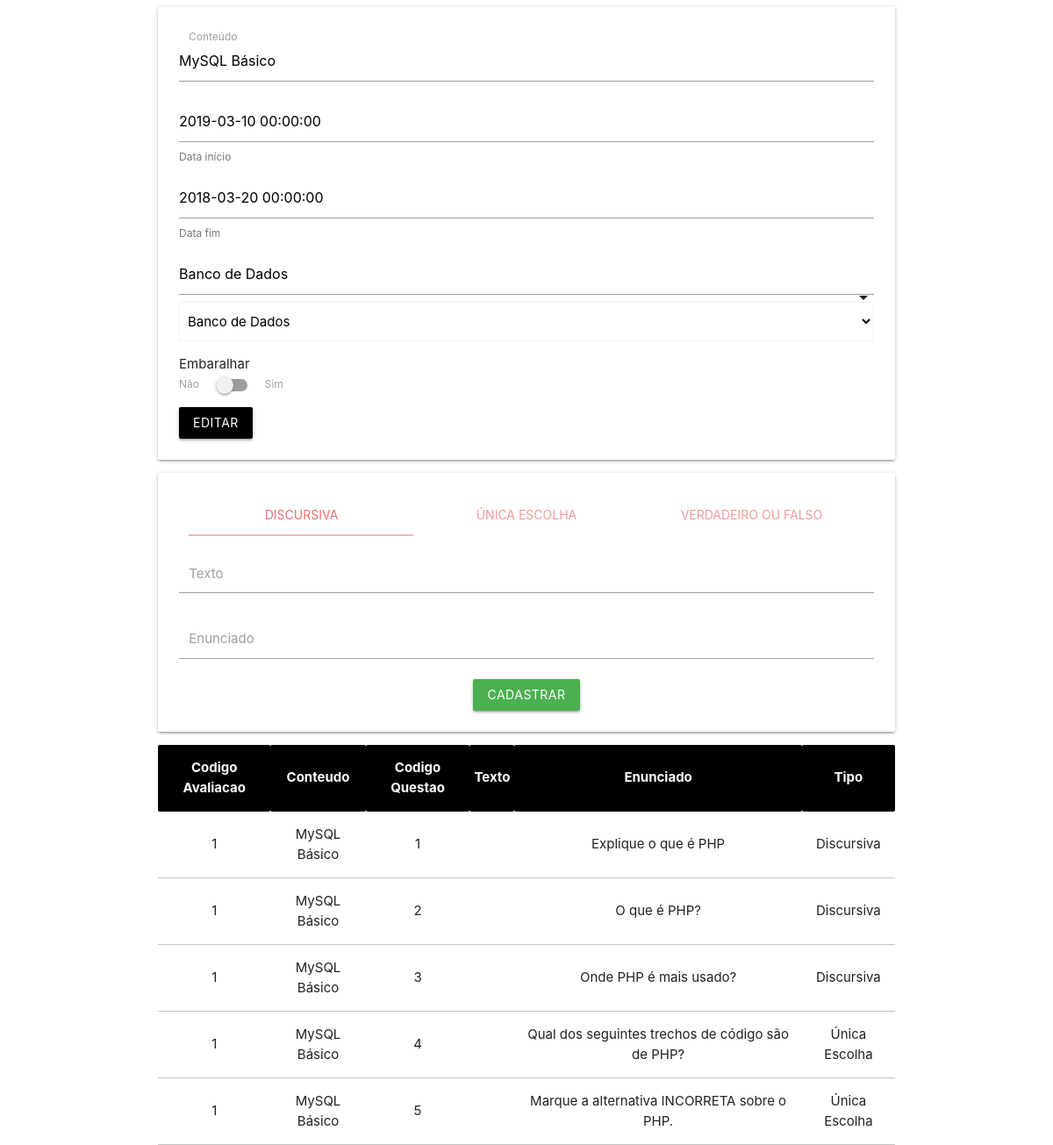
The page /Integracao/Front-End/avaliacao_editar.php?codigo=1 on the database as committed earlier.
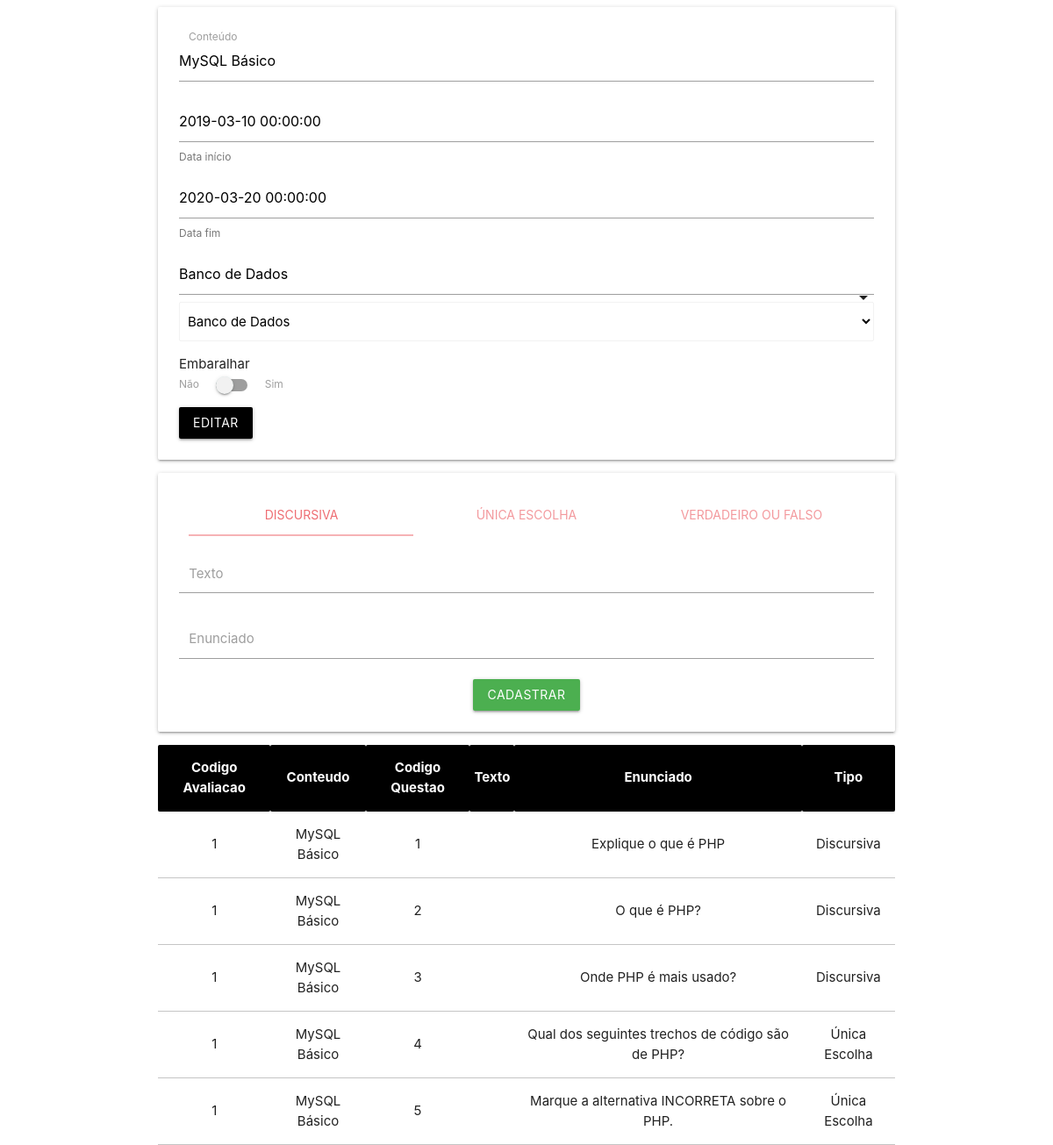
The same page on the database as committed later.
### tables this page shows
CREATE TABLE IF NOT EXISTS `Avaliacoes` (
  `Codigo_Avaliacao` INT NOT NULL AUTO_INCREMENT,
  `Conteudo` VARCHAR(50) NOT NULL,
  `Disciplina_Codigo_Disciplina` INT NOT NULL,
  `Data_Inicio` DATETIME NOT NULL,
  `Data_Fim` DATETIME NOT NULL,
  `Peso` VARCHAR(5) NULL,
  `Embaralhar` TINYINT NULL,
  PRIMARY KEY (`Codigo_Avaliacao`),
  INDEX `fk_Avaliacoes_Disciplina1_idx` (`Disciplina_Codigo_Disciplina` ASC),
  CONSTRAINT `fk_Avaliacoes_Disciplina1`
    FOREIGN KEY (`Disciplina_Codigo_Disciplina`)
    REFERENCES `Disciplinas` (`Codigo_Disciplina`)
    ON DELETE NO ACTION
    ON UPDATE NO ACTION);

### Integracao/Front-End/disciplinas_pdo.php (called while the page is built, shortened)
<?php
function selectPDO_discaval ($codigo, $tabela ) {
	try {
		$sql = 'select d.Codigo_Disciplina as "ID Disciplina", d.Nome as "Disciplina", a.Codigo_Avaliacao as "ID Avaliacao", a.Conteudo, a.Data_Inicio, a.Data_Fim, a.Peso, a.Embaralhar
		 FROM avaliacoes a, disciplinas d
		 WHERE d.Codigo_Disciplina = a.Disciplina_Codigo_Disciplina ';
		if($tabela == 'disciplina') {
			$sql .= ' and d.Codigo_Disciplina = '.$codigo;
		} else if ($tabela == 'avaliacao') {
			$sql .=  'and a.Codigo_Avaliacao = '.$codigo;
		}
		$sql .= " ORDER BY a.Data_Fim";
		$consulta = $GLOBALS['pdo']->query($sql);
		$registros = array();
		for ($i = 0; $linha = $consulta->fetch(PDO::FETCH_ASSOC); $i++) {
			$registros[$i] = array();
			array_push($registros[$i], $linha['ID Disciplina']);
			array_push($registros[$i], $linha['Disciplina']);
			array_push($registros[$i], $linha['ID Avaliacao']);
			array_push($registros[$i], $linha['Conteudo']);
			array_push($registros[$i], $linha['Data_Inicio']);
			array_push($registros[$i], $linha['Data_Fim']);
			array_push($registros[$i], $linha['Peso']);
			array_push($registros[$i], $linha['Embaralhar']);
		}
		return $registros;
	} catch (PDOException $e) {
		echo "Erro: ".$e->getMessage();
	}
}
?>

### Integracao/Front-End/avaliacao_pdo.php (the view, shortened to what the changed rows need)
<?php
function selectPDO_avalques($codigo_aval = '') {
	try {
		if ($codigo_aval == 'só_questão') {
			$sql = 'select Codigo_Questao, Texto, Enunciado, Tipo_Codigo as \'Tipo\' FROM Questao';
		}
		else {
			$sql = 'select A.Codigo_Avaliacao, A.Conteudo, Q.Codigo_Questao, Q.Texto, Q.Enunciado, T.Descricao as \'Tipo\'
				FROM Questao Q, Questoes_has_Avaliacoes QA, Avaliacoes A, Tipo T
				WHERE QA.Questoes_Codigo_Questao = Q.Codigo_Questao
				AND QA.Avaliacoes_Codigo_Avaliacao = A.Codigo_Avaliacao
				AND Q.Tipo_Codigo = T.Codigo_Tipo ';
			if($codigo_aval != '') {
				$sql .= ' AND QA.Avaliacoes_Codigo_Avaliacao = '.$codigo_aval;
			}
		}
		$consulta = $GLOBALS['pdo']->query($sql);
		$registros = array();
		for ($i = 0; $linha = $consulta->fetch(PDO::FETCH_ASSOC); $i++) {
			$registros[$i] = array();
			if(isset($linha['Codigo_Avaliacao'])) array_push($registros[$i], $linha['Codigo_Avaliacao']);
			if(isset($linha['Conteudo'])) array_push($registros[$i], $linha['Conteudo']);
			array_push($registros[$i], $linha['Codigo_Questao']);
			array_push($registros[$i], $linha['Texto']);
			array_push($registros[$i], $linha['Enunciado']);
			array_push($registros[$i], $linha['Tipo']);
		}
		return $registros;
	} catch (PDOException $e) {
		echo "Erro: ".$e->getMessage();
	}
}
function selectPDO_avalques_table ($registros) {
	echo "<table class='highlight centered responsive-table'>
	<thead class='black white-text'>
	<tr>
		<th>Codigo Avaliacao</th>
		<th>Conteudo</th>
		<th>Codigo Questao</th>
		<th>Texto</th>
		<th>Enunciado</th>
		<th>Tipo</th>
	</tr>
	</thead>
	<tdbody>";
	for ($i=0; $i < count($registros); $i++) {
		echo "<tr>";
		for ($j=0; $j < count($registros[$i]); $j++) {
			echo "<td>".$registros[$i][$j]."</td>";
		}
		echo "<tr>";
	}
	echo "</tbody>
	</table>";
}
?>

### Integracao/Front-End/avaliacao_editar.php (shortened to what the changed rows need)
<!DOCTYPE html>
<?php
	if (isset($_POST['codigo'])) {
		$codigo = $_POST['codigo'];
	} else if (isset($_GET['codigo'])) {
		$codigo = $_GET['codigo'];
	} else {
		$codigo = '';
	}
	include 'disciplinas_pdo.php';
	include 'avaliacao_pdo.php';
	include 'funcoes.php';
	$registros = selectPDO_discaval($codigo, 'avaliacao');
	if($codigo != '') {
		$conteudo = $registros[0][3];
		$data_inicio = $registros[0][4];
		$data_fim = $registros[0][5];
	} else {
		$title = '';
	}
?>
<html>
<head>
	<link rel="stylesheet" href="https://cdnjs.cloudflare.com/ajax/libs/materialize/1.0.0/css/materialize.min.css">
</head>
<body>
	<div class="container">
		<?php if($codigo != '') { ?>
			<form action="avaliacao_pdo.php" method="post" class="card-panel">
				<div class="input-field col s12">
					<label for="conteudo">Conteúdo</label>
					<input type="text" name="conteudo" id="conteudo" value="<?php echo $conteudo; ?>">
				</div>
					<div class="input-field col s12">
					<input type="text" name="dataInicio" id="dataInicio" value="<?php echo $data_inicio; ?>">
					<span class="helper-text">Data início</span>
				</div>
				<div class="input-field col s12">
					<input type="text" name="dataFim" id="dataFim" value="<?php echo $data_fim; ?>">
					<span class="helper-text">Data fim</span>
				</div>
				<div class="input-field col s12">
				</div>
				<div class="input-field col s12">
					<div class="switch">Embaralhar <br/>
						<label for="embaralhar">Não
							<span class="lever"></span>
							Sim</label>
					</div>
				</div>
				<button type="submit" name="acao" value="editar" class="btn black waves-effect waves-light">Editar</button>
			</form>
			<div id="addQuestao" class="card-panel teal-text">
				<div class="row">
					<div class="col s12">
						<ul class="tabs">
							<li class="tab col s4"><a href="#discursiva">Discursiva</a></li>
							<li class="tab col s4"><a href="#unicaesc">Única Escolha</a></li>
							<li class="tab col s4"><a href="#vouf">Verdadeiro ou Falso</a></li>
						</ul>
					</div>
				</div>
				<div id="discursiva">
					<form action="avaliacao_pdo.php" method="post">
						<div class="input-field col s12">
							<textarea name="Texto" id="Texto" class="materialize-textarea"></textarea>
							<label for="Texto">Texto</label>
						</div>
						<div class="input-field col s12">
							<input name="Enunciado" id="Enunciado" class="validate">
							<label for="Enunciado">Enunciado</label>
						</div>
						<div class="center-align">
							<button type="submit" name="acao" class="btn green" value="cadastrar_questao">Cadastrar</button>
						</div>
					</form>
				</div>
	   		</div>
			<div id="questoes">
				<?php
					$questoes = selectPDO_avalques($codigo);
					selectPDO_avalques_table($questoes);
				?>
			</div>
		<?php } else { ?>
			<div id="erro_codigo">
				<p><b>Erro: </b> a página não recebeu nenhum código. Adicione, no final da URL, <code>?codigo=[codigo da disciplina]</code></p>
			</div>
		<?php } ?>
	</div>
</body>
</html>

Rows that differ between the two databases and show on the page:
changed avaliacoes "MySQL Básico": dataFim "2018-03-20 00:00:00" → "2020-03-20 00:00:00"
